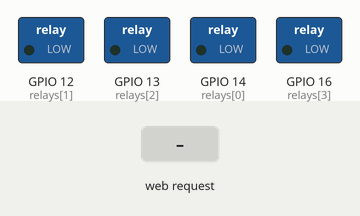
Recording of a sketch running on a simulated ESP8266 (NodeMCU). Shown: switched loads named in the sketch (green lamp = pin HIGH). The test bench sets the inputs (shaded band). WiFi joins after 1.5 s; servers stay silent unless stated; what the sketch prints to the serial monitor is not drawn.

Above: at 2.7 s.
2.8 s: HTTP request GET /api/relay/all/on received
At 3.1 s:
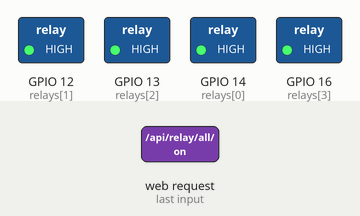
4.3 s: HTTP request GET /api/relay/all/off received
At 5.4 s:
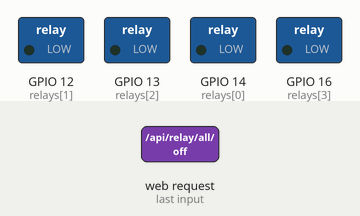
Timing chart, 0 to 7.3 s (numbered marks = the images above; inputs shaded):
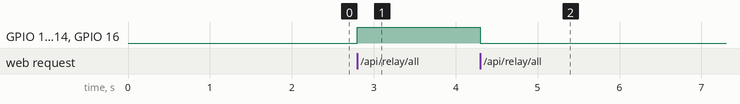

Measured:
- after the input at 2.8 s, GPIO 12 (relays[1]), GPIO 13 (relays[2]), GPIO 14 (relays[0]), GPIO 16 (relays[3]): LOW → HIGH at once
- after the input at 4.3 s, GPIO 12 (relays[1]), GPIO 13 (relays[2]), GPIO 14 (relays[0]), GPIO 16 (relays[3]): HIGH → LOW at once

The sketch:

ESP8266RelayServer.ino
```cpp
#include <ESP8266WiFi.h>
#include <WiFiClient.h>
#include <ESP8266WebServer.h>
#include <ESP8266mDNS.h>

const char* ssid = "<your ssid>";
const char* password = "<your password>";

ESP8266WebServer server(80);

boolean deviceStates[] = { false, false, false, false };  // Initial state of each relay
int relays[] = { 14, 12, 13, 16 };  // GPIO pins for each relay

void setup(void){

  Serial.begin(115200);
  WiFi.begin(ssid, password);
  Serial.println("");

  // Wait for connection
  while (WiFi.status() != WL_CONNECTED) {
    delay(500);
    Serial.print(".");
  }
  Serial.println("");

  Serial.print("Connected to ");
  Serial.println(ssid);

  Serial.print("IP address: ");
  Serial.println(WiFi.localIP());

  Serial.print("MAC address: ");
  byte mac[6];
  WiFi.macAddress(mac);
  Serial.println(getMacString(mac));

  Serial.print("Gateway: ");
  Serial.println(WiFi.gatewayIP());

  if (MDNS.begin("esp8266")) {
    Serial.println("MDNS responder started");
  }

  server.on("/api/relay", handleRoot);

  Serial.println("Initialize relays...");
  for (byte relay = 0; relay < sizeof(relays) / sizeof(int); relay++)  {

    pinMode(relays[relay], OUTPUT);
    digitalWrite(relays[relay], deviceStates[relay] ? HIGH : LOW);

    String request = "/api/relay/" + String(relay) + "/";
    Serial.println("Relay " + String(relay) + " url: " + request);
    server.on((request + "on").c_str(), [relay](){
      setState(relay, true);
    });
    server.on((request + "off").c_str(), [relay](){
      setState(relay, false);
    });
  }
  server.on("/api/relay/all/on", [](){
    setAll(true);
  });

  server.on("/api/relay/all/off", [](){
    setAll(false);
  });

  server.onNotFound(handleNotFound);
  server.begin();

  Serial.println("HTTP server started");
}

void loop(void){
  server.handleClient();
}

// This method is called when a request is made to the root of the server. i.e. http://myserver
void handleRoot() {
  String response = "{ \"relays\": [ ";
  String seperator = "";
  for (int relay = 0; relay < sizeof(relays) / sizeof(int); relay++)  {
    response += seperator + String(deviceStates[relay]);
    seperator = ", ";
  }
  response += " ] }";
  server.send(200, "application/json", response);
}

// This method is called when an undefined url is specified by the caller
void handleNotFound() {
  server.send(400, "text/plain", "{ \"message\": \"Invalid request\" }");
}

void setAll(boolean state){
  for (byte relay = 0; relay < sizeof(relays) / sizeof(int); relay++)  {
    digitalWrite(relays[relay], state ? HIGH : LOW);
    deviceStates[relay] = state;
  }
  String response = "All Relays = " + String(state ? "ON" : "OFF");
  server.send(200, "application/json", "{ \"message\": \"" + response + "\" }");
}

void setState(int relay, boolean state) {
    digitalWrite(relays[relay], state ? HIGH : LOW);
    deviceStates[relay] = state;
    String response = "Relay " + String(relay) + " " + (state ? "ON" : "OFF");
    server.send(200, "application/json", "{ \"message\": \"" + response + "\" }");
    Serial.println(response);
}

String getMacString(byte *mac) {
  String result = "";
  String seperator = "";
  for(int b = 0; b < 6; b++) {
    result += seperator + String(mac[b], HEX);
    seperator = ":";
  }
  return result;
}
```
